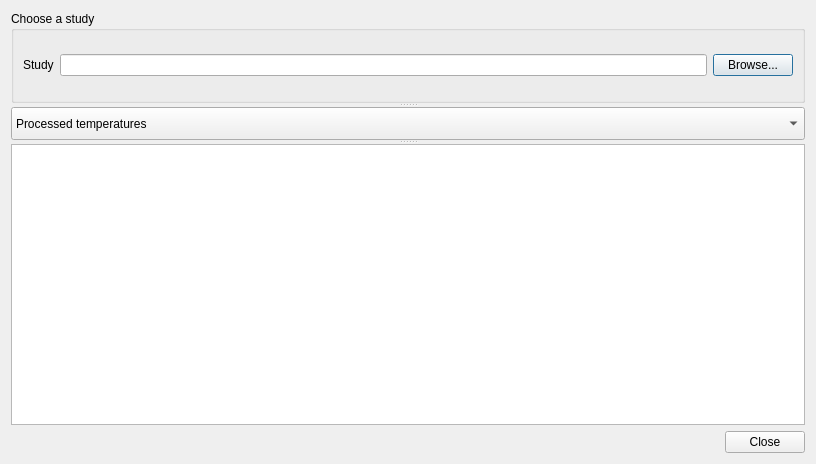
<?xml version="1.0" encoding="UTF-8"?>
<ui version="4.0">
 <class>TemperatureViewer</class>
 <widget class="QDialog" name="TemperatureViewer">
  <property name="geometry">
   <rect>
    <x>0</x>
    <y>0</y>
    <width>816</width>
    <height>464</height>
   </rect>
  </property>
  <property name="windowTitle">
   <string>Temperatures Viewer</string>
  </property>
  <layout class="QVBoxLayout" name="verticalLayout_2">
   <item>
    <widget class="QSplitter" name="splitter">
     <property name="orientation">
      <enum>Qt::Vertical</enum>
     </property>
     <widget class="QGroupBox" name="groupBox">
      <property name="title">
       <string>Choose a study</string>
      </property>
      <layout class="QVBoxLayout" name="verticalLayout">
       <item>
        <layout class="QHBoxLayout" name="horizontalLayout" stretch="0,0,0">
         <item>
          <widget class="QLabel" name="label">
           <property name="text">
            <string>Study</string>
           </property>
          </widget>
         </item>
         <item>
          <widget class="QLineEdit" name="lineEditTempFile"/>
         </item>
         <item>
          <widget class="QPushButton" name="pushButtonBrowse">
           <property name="text">
            <string>Browse...</string>
           </property>
          </widget>
         </item>
        </layout>
       </item>
      </layout>
     </widget>
     <widget class="QComboBox" name="comboBox">
      <item>
       <property name="text">
        <string>Processed temperatures</string>
       </property>
      </item>
      <item>
       <property name="text">
        <string>Processed pressure</string>
       </property>
      </item>
     </widget>
     <widget class="QTableView" name="tableView"/>
    </widget>
   </item>
   <item>
    <widget class="QDialogButtonBox" name="buttonBox">
     <property name="orientation">
      <enum>Qt::Horizontal</enum>
     </property>
     <property name="standardButtons">
      <set>QDialogButtonBox::Close</set>
     </property>
    </widget>
   </item>
  </layout>
 </widget>
 <resources/>
 <connections>
  <connection>
   <sender>buttonBox</sender>
   <signal>accepted()</signal>
   <receiver>TemperatureViewer</receiver>
   <slot>accept()</slot>
   <hints>
    <hint type="sourcelabel">
     <x>248</x>
     <y>254</y>
    </hint>
    <hint type="destinationlabel">
     <x>157</x>
     <y>274</y>
    </hint>
   </hints>
  </connection>
  <connection>
   <sender>buttonBox</sender>
   <signal>rejected()</signal>
   <receiver>TemperatureViewer</receiver>
   <slot>reject()</slot>
   <hints>
    <hint type="sourcelabel">
     <x>316</x>
     <y>260</y>
    </hint>
    <hint type="destinationlabel">
     <x>286</x>
     <y>274</y>
    </hint>
   </hints>
  </connection>
 </connections>
</ui>
